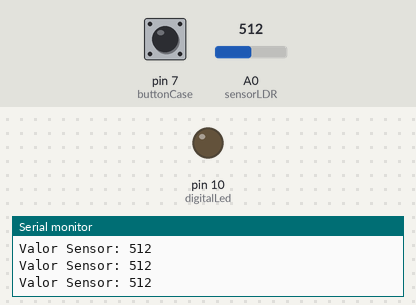
This sketch was run on a simulated Arduino Uno, built with avr-gcc and run on an emulated ATmega328P. On the bench: output pins drawn as LEDs (lit = HIGH), the last lines printed to the serial monitor. Inputs (shaded band) come from the test bench; at power-on: pin 7 (buttonCase) LOW, A0 (sensorLDR) = 512.

Above: at 1.2 s.
1.3 s: pin 7 (buttonCase) pulled HIGH for 0.15 s
At 2.5 s:
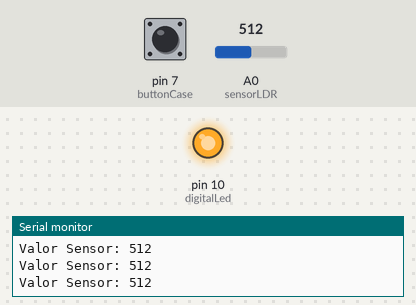
2.9 s: A0 (sensorLDR) set to 842
5.9 s: A0 (sensorLDR) set to 864
At 7.3 s:
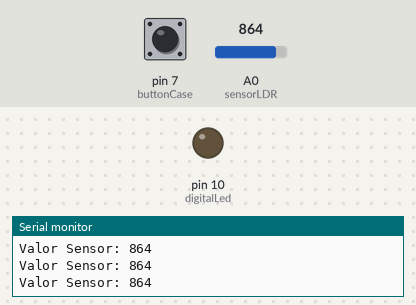
8.9 s: A0 (sensorLDR) set to 840
At 9.4 s:
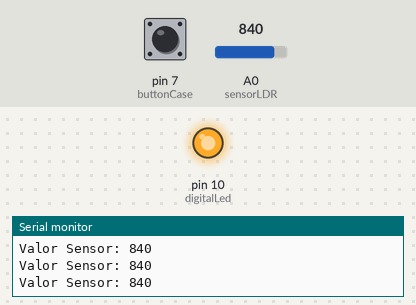
10.4 s: A0 (sensorLDR) set to 860
At 10.9 s:
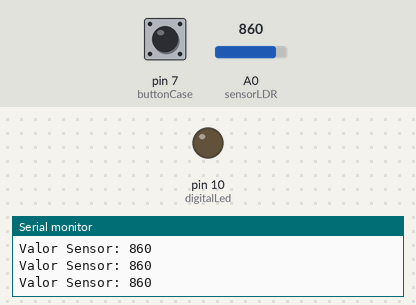
13.4 s: A0 (sensorLDR) set to 716
At 14.2 s:
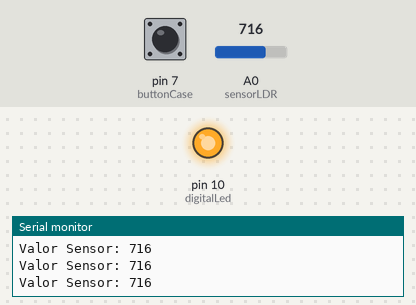
Timing chart, 0 to 15.9 s (numbered marks = the images above; inputs shaded):
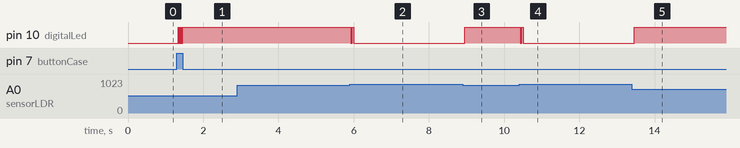

The sketch:

projeto_lamp.ino
```cpp
// Projeto simulando o funcionamento de uma lâmpada de emergência.


int digitalLed = 10;
int buttonCase = 7;
bool stateButton = false;
int sensorLDR = A0;
int readBotao = 0;
int valorLDR = 0;
//Setando as portas do LED, BOTÃO E SENSOR.

void setup() {
  // setando o funcionamento do Pino e a velocidade de conexão.
  pinMode(digitalLed,OUTPUT);
  pinMode(buttonCase,INPUT);
  pinMode(sensorLDR,INPUT);
  Serial.begin(9600);

}

void loop() {
  // Lendo as portas analógicas e digitais.
  valorLDR = analogRead(sensorLDR);
  readBotao = digitalRead(buttonCase);
 Serial.print("Valor Sensor: ");
    Serial.println(valorLDR);
  // Se o botão estiver em HIGH o código alterará o valor booleano para diferente do estado atual.
  if (readBotao == HIGH){
    stateButton = !stateButton;
  }
  // Se o estado for verdadeiro ligará a led e se o valor do Sensor for acima de 850 apagará.
  if (stateButton == true){
    digitalWrite(digitalLed,HIGH);

    if (valorLDR >850){
      digitalWrite(digitalLed,LOW);
    }
    // Se o estado for falso apagará a led.
  }else{
    digitalWrite(digitalLed,LOW);
  }


    }
```

Measured:
- the behaviour switches between 850 and 851 on A0 (sensorLDR) (found by bisection; images 1 and 2)
- after the input at 1.3 s, pin 10 (digitalLed): alternates HIGH for 0.02 s and LOW for 0.02 s, 7 changes in all, then stays HIGH, starting at once
- after the input at 5.9 s, pin 10 (digitalLed): HIGH → LOW at once, → HIGH 0.04 s later, → LOW 0.04 s later
- after the input at 8.9 s, pin 10 (digitalLed): LOW → HIGH after 0.06 s
- after the input at 10.4 s, pin 10 (digitalLed): HIGH → LOW at once, → HIGH 0.04 s later, → LOW 0.04 s later
- after the input at 13.4 s, pin 10 (digitalLed): LOW → HIGH after 0.06 s
